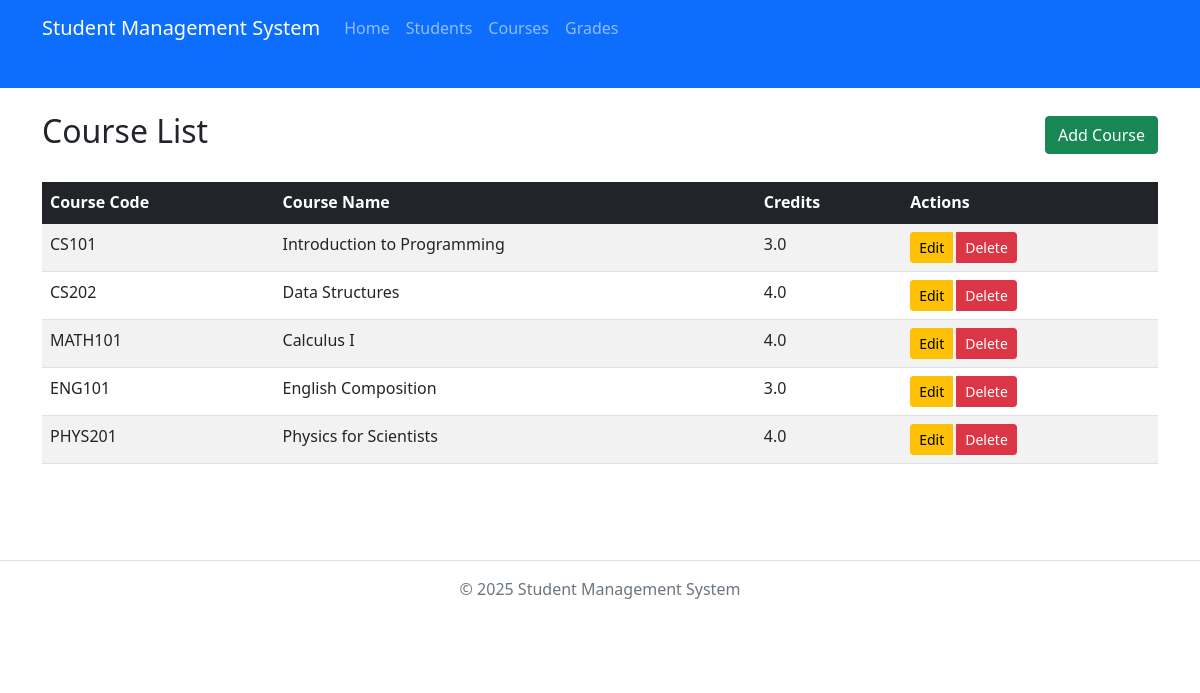
Screenshot of /courses with the database file from the repository.
### app.py (models this page shows)
class Course(db.Model):
    id = db.Column(db.Integer, primary_key=True)
    course_code = db.Column(db.String(20), unique=True, nullable=False)
    name = db.Column(db.String(100), nullable=False)
    credit = db.Column(db.Float, default=0)
    enrollments = db.relationship('Enrollment', backref='course', lazy='dynamic', cascade="all, delete-orphan")

### routes.py (the view)
@app.route('/courses')
def list_courses():
    courses = Course.query.all()
    return render_template('courses/list.html', courses=courses)

### templates/courses/list.html (shortened to what this page needs)
{% extends 'layout.html' %}
{% block content %}
<div class="d-flex justify-content-between align-items-center mb-4">
    <h2>Course List</h2>
    <a href="{{ url_for('add_course') }}" class="btn btn-success">Add Course</a>
</div>
{% if courses %}
<div class="table-responsive">
    <table class="table table-striped table-hover">
        <thead class="table-dark">
            <tr>
                <th>Course Code</th>
                <th>Course Name</th>
                <th>Credits</th>
                <th>Actions</th>
            </tr>
        </thead>
        <tbody>
            {% for course in courses %}
            <tr>
                <td>{{ course.course_code }}</td>
                <td>{{ course.name }}</td>
                <td>{{ course.credit }}</td>
                <td>
                    <div class="btn-group btn-group-sm">
                        <a href="{{ url_for('edit_course', id=course.id) }}" class="btn btn-warning">Edit</a>
                        <button type="button" class="btn btn-danger" data-bs-toggle="modal" data-bs-target="#deleteModal{{ course.id }}">Delete</button>
                    </div>
                </td>
            </tr>
            {% endfor %}
        </tbody>
    </table>
</div>
{% else %}
<div class="alert alert-info">
    No courses found. Please click "Add Course" button to add a course.
</div>
{% endif %}
{% endblock %}

### static/css/main.css (style rules this page uses)
.table-responsive { overflow-x: auto; }
.btn-group .btn { margin-right: 0.25rem; }

### rows the page displays
Course: course_code "CS101", name "Introduction to Programming", credit "3.0"
Course: course_code "CS202", name "Data Structures", credit "4.0"
Course: course_code "MATH101", name "Calculus I", credit "4.0"
Course: course_code "ENG101", name "English Composition", credit "3.0"
Course: course_code "PHYS201", name "Physics for Scientists", credit "4.0"
